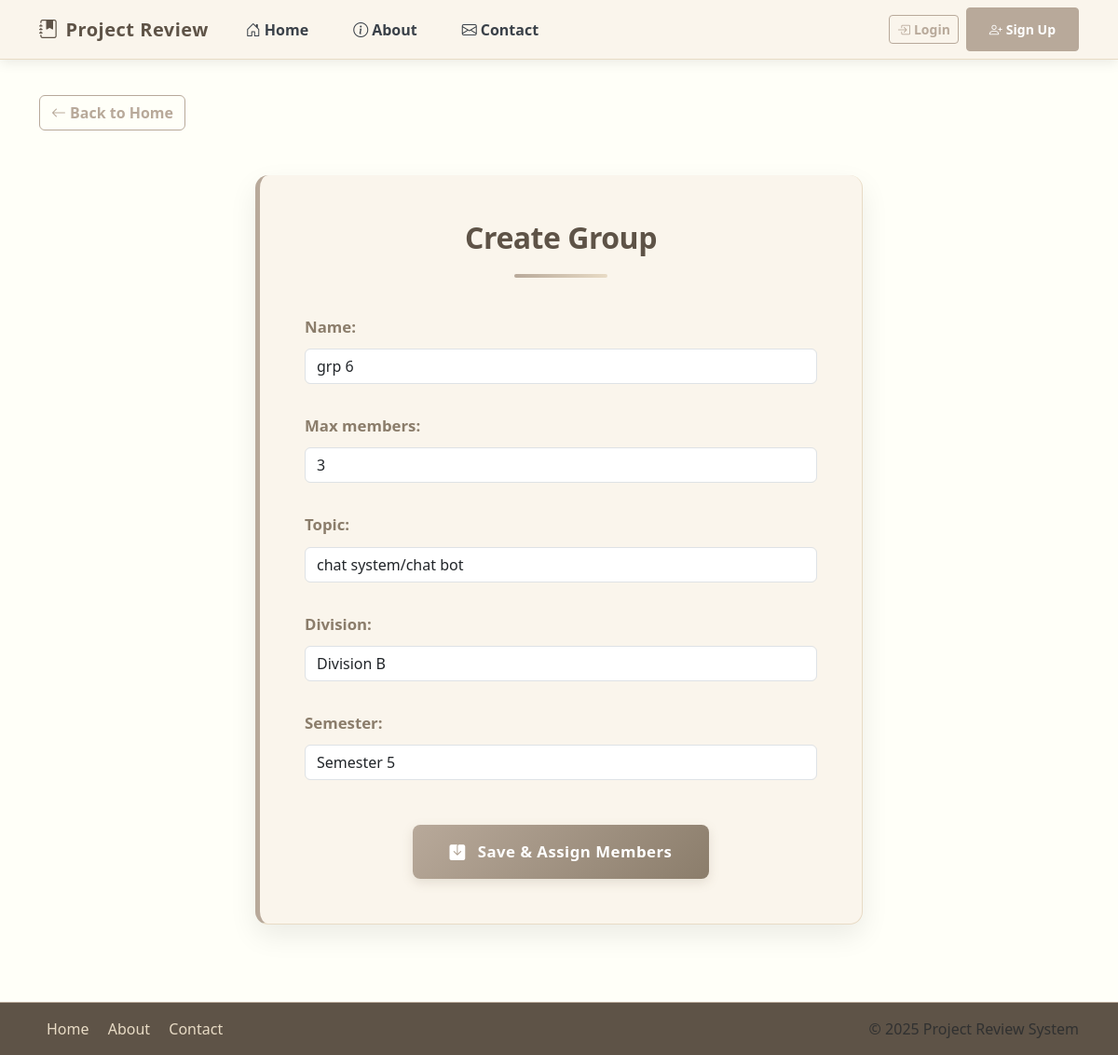
Page /groups/24/edit/ on the committed database.
### project_review_app/models.py (models this page shows, shortened)
class ProjectGroup(models.Model):
    name = models.CharField(max_length=120)
    max_members = models.PositiveIntegerField(default=3)
    topic = models.ForeignKey(Topic, on_delete=models.SET_NULL, null=True, blank=True)
    division = models.CharField(
        max_length=1,
        choices=CustomUser.DIVISION_CHOICES,
        blank=True,
        null=True
    )
    semester = models.PositiveIntegerField(
        choices=CustomUser.SEMESTER_CHOICES,
        blank=True,
        null=True
    )
    created_at = models.DateTimeField(auto_now_add=True)
    teacher = models.ForeignKey(
        settings.AUTH_USER_MODEL,
        on_delete=models.CASCADE,
        null=True,
        blank=True
    )

### project_review_app/views.py (the view)
# urls.py: path('groups/<int:pk>/edit/', views.group_update, name='group_update'),
def group_update(request, pk):
    group = get_object_or_404(ProjectGroup, pk=pk)
    if request.method == 'POST':
        form = GroupForm(request.POST, instance=group)
        if form.is_valid():
            form.save()
            return redirect('group_detail', pk=group.id)
    else:
        form = GroupForm(instance=group)
    return render(request, 'teacher/create_group.html', {'form': form, 'title': 'Edit Group'})

### project_review_app/forms.py
class GroupForm(forms.ModelForm):
    class Meta:
        model = ProjectGroup
        fields = ['name', 'max_members', 'topic', 'division', 'semester']
        widgets = {
            'name': forms.TextInput(attrs={'class': 'form-control'}),
            'max_members': forms.NumberInput(attrs={'class': 'form-control'}),
            'topic': forms.Select(attrs={'class': 'form-control'}),
            'division': forms.Select(attrs={'class': 'form-control'}),
            'semester': forms.Select(attrs={'class': 'form-control'}),
        }
    def __init__(self, *args, **kwargs):
        user = kwargs.pop('user', None)
        super(GroupForm, self).__init__(*args, **kwargs)
        if user:
            if user.role == "teacher":
                self.fields['topic'].queryset = Topic.objects.filter(created_by=user)
            elif user.role == "student":
                self.fields['topic'].queryset = Topic.objects.all()
        self.fields["topic"].empty_label = "Select a Topic"

### project_review_app/models.py (called while the page is built)
    def __str__(self):
        return self.title

### templates/teacher/create_group.html (shortened to what this page needs)
{% extends "base.html" %}
{% block content %}
<div class="group-container">
  <div class="group-card">
    <h3>Create Group</h3>
    <form method="post">
      {% for field in form %}
      <div class="form-group">
        {{ field.label_tag }}
        {{ field }}
      </div>
      {% endfor %}
      <button type="submit" class="btn-save">
        <i class="bi bi-save-fill" style="margin-right: 0.5rem;"></i> Save & Assign Members
      </button>
    </form>
  </div>
</div>
{% endblock %}

### templates/base.html (style rules this page uses)
:root { --ivory: #FFFFF8; --linen: #FAF5EC; --cashmere: #E8DBC5; --taupe: #B8A99A; --mocha: #8B7D6B; --umber: #5E5347; --slate: #7D8B99; --charcoal: #3A4149; }
body { background: var(--ivory); min-height: 100vh; display: flex; flex-direction: column; font-family: 'Segoe UI', Tahoma, Geneva, Verdana, sans-serif; color: var(--charcoal); padding-top: 70px; padding-bottom: 60px; }
h1, h2, h3, h4, h5, h6 { color: var(--umber); font-weight: 600; }

### templates/teacher/create_group.html (style rules this page uses)
:root { --ivory: #FFFFF8; --linen: #FAF5EC; --cashmere: #E8DBC5; --taupe: #B8A99A; --mocha: #8B7D6B; --umber: #5E5347; --slate: #7D8B99; --charcoal: #3A4149; }
body { background-color: var(--ivory); font-family: 'Segoe UI', Tahoma, Geneva, Verdana, sans-serif; }
.group-container { max-width: 700px; margin: 3rem auto; padding: 0 1.5rem; }
.group-card { background-color: var(--linen); border-radius: 14px; padding: 3rem; box-shadow: 0 12px 30px rgba(0,0,0,0.08); border-left: 5px solid var(--taupe); border-right: 1px solid var(--cashmere); border-bottom: 1px solid var(--cashmere); }
h3 { color: var(--umber); font-weight: 700; text-align: center; margin-bottom: 2.5rem; font-size: 2rem; letter-spacing: -0.5px; position: relative; }
h3::after { content: ""; display: block; width: 100px; height: 4px; background: linear-gradient(90deg, var(--taupe), var(--cashmere)); margin: 1.2rem auto 0; border-radius: 2px; }
.form-group { margin-bottom: 2rem; }
label { color: var(--mocha); font-weight: 600; margin-bottom: 0.7rem; display: block; font-size: 1.05rem; }
input, textarea, select { background-color: var(--ivory); border: 1px solid var(--cashmere); border-radius: 8px; padding: 1rem 1.2rem; width: 100%; transition: all 0.4s; color: var(--charcoal); font-size: 1rem; }
.btn-save { background: linear-gradient(135deg, var(--taupe), var(--mocha)); color: white; border: none; padding: 1rem 2.5rem; border-radius: 8px; font-weight: 600; font-size: 1.05rem; transition: all 0.4s; display: block; margin: 3rem auto 0; width: fit-content; box-shadow: 0 4px 12px rgba(139, 125, 107, 0.2); letter-spacing: 0.5px; }

### rows in the picture
ProjectGroup: form "grp 6" "3" "chat system/chat bot" "Division B" "Semester 5"

### other values in the picture
{{ field.label_tag }} "Name:" "Max members:" "Topic:" "Division:" "Semester:"
